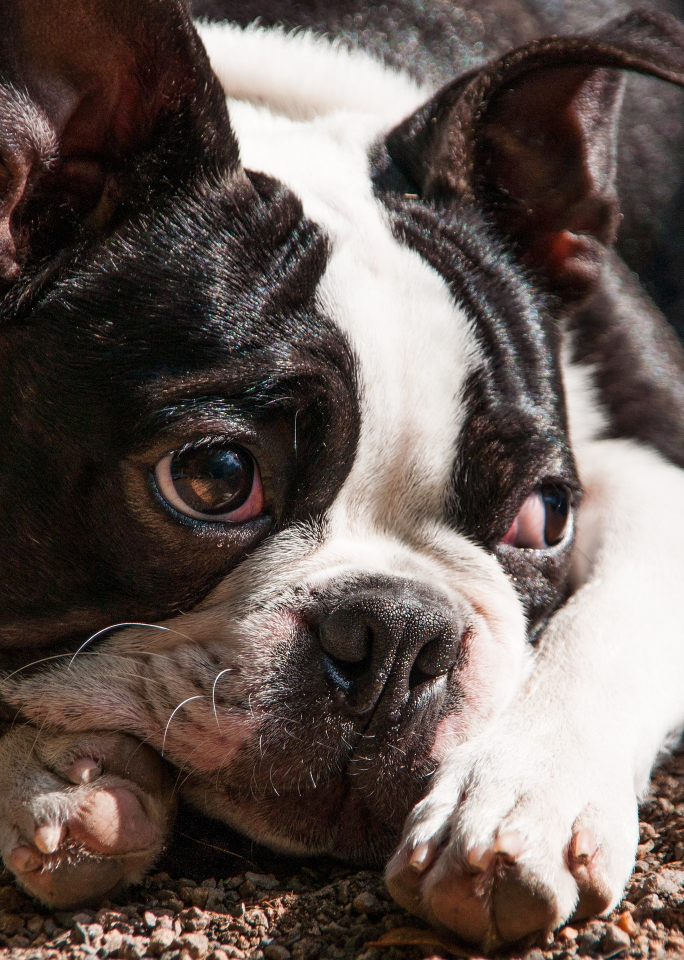
#> input picture OpenCV/Photos/dog.jpg, 1368 x 1920 px, found by its file name (shown at 1/2 size)
$ python flipping.py
#> lines starting #> are read from the running program, lines starting #| are printed output that depends on the picture
import cv2 as cv
img=cv.imread('Photos/dog.jpg')
#> img is the input picture: shape (1920, 1368, 3); mean B, G, R 85.2, 90.4, 102.6
#cv.imshow('Image',img)
resized=cv.resize(img,(500,500),interpolation=cv.INTER_AREA)
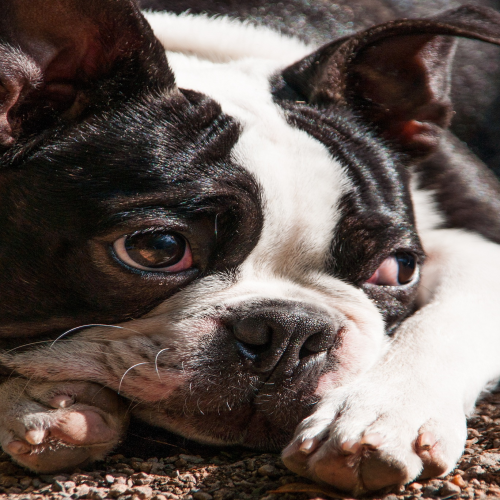
#> resized: shape (500, 500, 3); mean B, G, R 85.2, 90.4, 102.6
cv.imshow('Resized',resized)
#flip=cv.flip(resized,0)
#(OR)
#flip=cv.flip(resized,1)
#(OR)
flip=cv.flip(resized,-1)
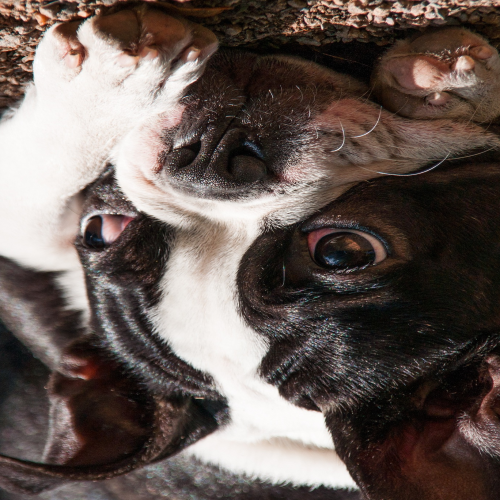
#> flip: shape (500, 500, 3); mean B, G, R 85.2, 90.4, 102.6
cv.imshow('Flipped',flip)
cv.waitKey(0)

$ run again, with OpenCV/Photos/boston.jpg copied over OpenCV/Photos/dog.jpg
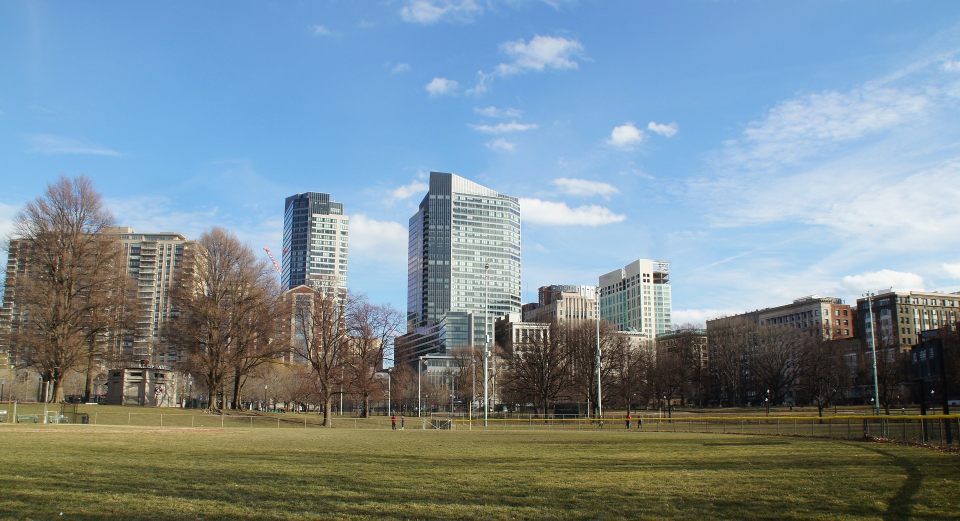
#> input picture OpenCV/Photos/boston.jpg, 1920 x 1041 px, found by its file name (shown at 1/2 size)
#> img is the input picture: shape (1041, 1920, 3); mean B, G, R 149, 140.1, 122.2
#> `resized=cv.resize(img,(500,500),interpolation=cv.INTER_AREA)`:
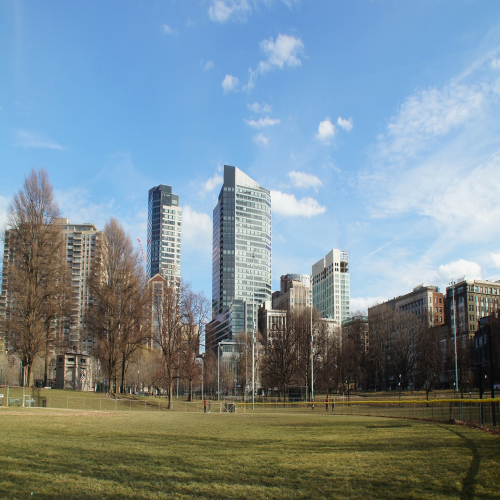
#> resized: shape (500, 500, 3); mean B, G, R 149, 140.1, 122.2
#> `flip=cv.flip(resized,-1)`:
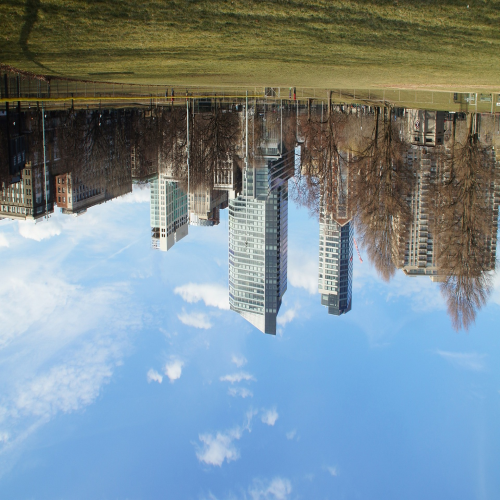
#> flip: shape (500, 500, 3); mean B, G, R 149, 140.1, 122.2

$ run again, with OpenCV/Photos/lavender.jpg copied over OpenCV/Photos/dog.jpg
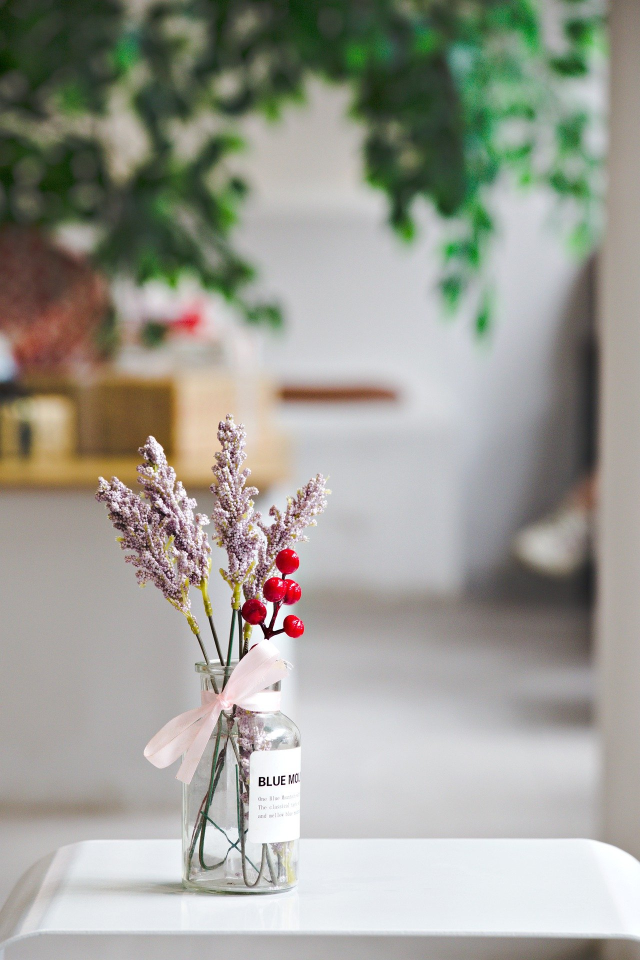
#> input picture OpenCV/Photos/lavender.jpg, 1280 x 1920 px, found by its file name (shown at 1/2 size)
#> img is the input picture: shape (1920, 1280, 3); mean B, G, R 148.5, 157.3, 157.2
#> `resized=cv.resize(img,(500,500),interpolation=cv.INTER_AREA)`:
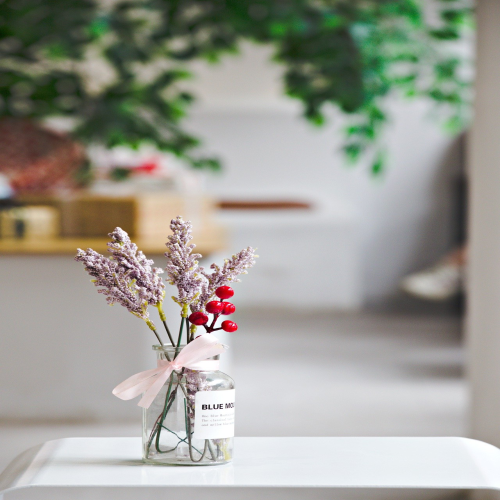
#> resized: shape (500, 500, 3); mean B, G, R 148.5, 157.3, 157.2
#> `flip=cv.flip(resized,-1)`:
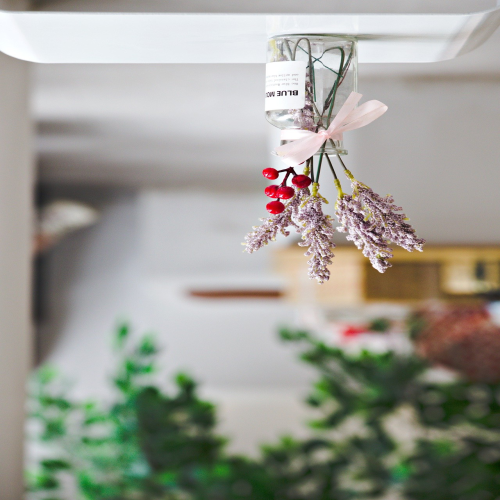
#> flip: shape (500, 500, 3); mean B, G, R 148.5, 157.3, 157.2
